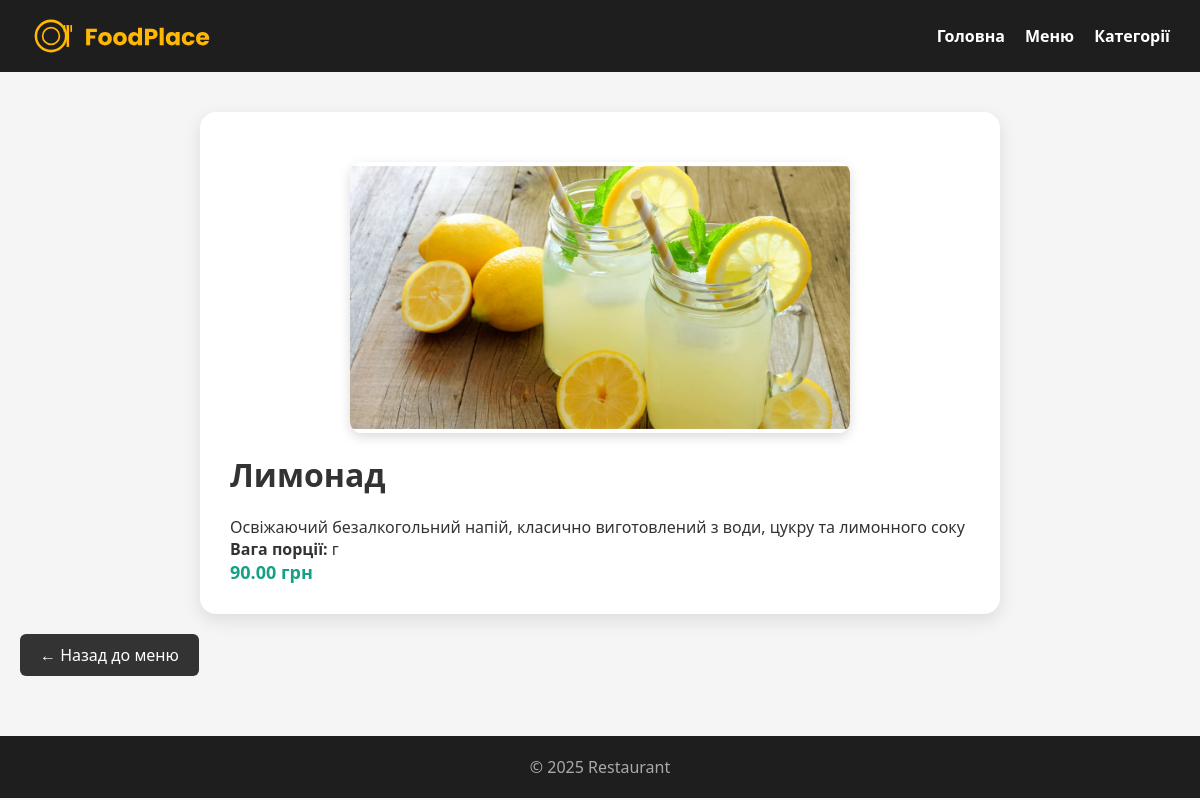
The page /dish/4/ on the database its author committed.
### menu/models.py (models this page shows, shortened)
class Dish(models.Model):
    UNIT_CHOICES = [
        ('g', 'г'),
        ('ml', 'мл'),
    ]
    category = models.ForeignKey(
        Category,
        on_delete=models.CASCADE,
        related_name='dishes'
    )
    name = models.CharField(max_length=150)
    description = models.TextField(blank=True)
    price = models.DecimalField(max_digits=6, decimal_places=2)
    image = models.ImageField(upload_to='dishes/', blank=True)
    portion_size = models.PositiveIntegerField(
        verbose_name="Вага / обʼєм порції"
    )
    unit = models.CharField(
        max_length=2,
        choices=UNIT_CHOICES,
        default='g',
        verbose_name="Одиниця виміру"
    )

### menu/views.py (the view)
# urls.py: path('dish/<int:pk>/', views.dish_detail, name='dish_detail'),
def dish_detail(request, pk):
    dish = get_object_or_404(Dish, pk=pk)
    return render(request, 'menu/dish_detail.html', {
        'dish': dish
    })

### menu/templates/menu/dish_detail.html
{% extends 'menu/base.html' %}
{% load static %}
{% block content %}
    <div class="dish-detail">
        {% if dish.image %}
            <img src="{{ dish.image.url }}" alt="{{ dish.name }}" class="dish-detail-img">
        {% endif %}
        <h1>{{ dish.name }}</h1>
        <p>{{ dish.description }}</p>
        <p><strong>Вага порції:</strong> {{ dish.weight }} г</p>
        <div class="price">{{ dish.price }} грн</div>
    </div>
    <a href="{% url 'menu:menu_index' %}" class="btn-back">← Назад до меню</a>
</div>
{% endblock %}

### static/style.css (style rules this page uses)
* { margin: 0; padding: 0; box-sizing: border-box; font-family: 'Segoe UI', sans-serif; }
body { background: #f5f5f5; color: #333; }
h1, h2 { margin-bottom: 20px; }
.price { font-size: 18px; font-weight: bold; color: #16a085; display: flex; gap: 8px; }
.btn-back { display: inline-block; margin-top: 20px; text-decoration: none; color: white; background: #333; padding: 10px 20px; border-radius: 6px; }
.dish-detail-img { width: 100%; max-width: 500px; height: auto; border-radius: 12px; object-fit: cover; display: block; margin: 20px auto; box-shadow: 0 4px 12px rgba(0,0,0,0.15); }
.dish-detail { max-width: 800px; margin: 0 auto; background: #fff; padding: 30px; border-radius: 16px; box-shadow: 0 6px 18px rgba(0,0,0,0.1); }

### rows shown on the page
Dish: image (picture), name "Лимонад", description "Освіжаючий безалкогольний напій, класично виготовлений з води, цукру та лимонного соку", price "90.00"
